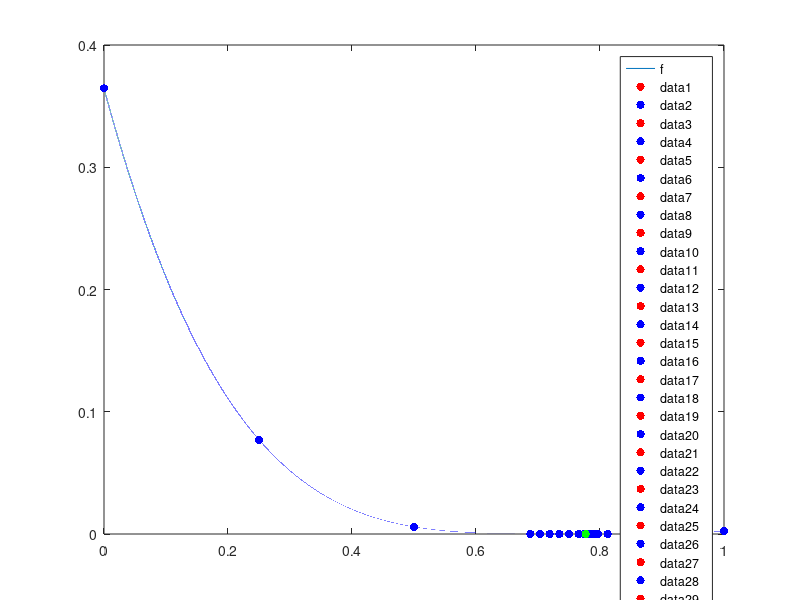

Here is the MATLAB script that generated this plot:
function lab1()
clc;
    debug = 1;
    delaySeconds = 0.0;

    a = 0;
    b = 1;
    e = 1e-6;

    
    fplot(@f, [a, b], '-');
    hold on;
    pause(delaySeconds);
    

    [x, y, N] = bitwiseSearch(a, b, e, debug, delaySeconds);  

    fprintf('RESULT: e = %f | N = %d | x* = %.10f | f(x*) = %.10f', e, N, x, y);

    scatter(x, y, 'g', 'filled');
    
    hold off;
end

function y = f(x)
y = (x-0.777).^4;    
%y = sin((power(x, 4) + power(x, 3) - 3 * x + 3 - power(30, 1/3)) / 2) + tanh((4 * sqrt(3) * power(x, 3) - 2 * x - 6 * sqrt(2) + 1) / (-2 * sqrt(3) * power(x, 3) + x + 3 * sqrt(2))) + 1.2;
end

function [x, y, N] = bitwiseSearch(a, b, e, debug, delaySeconds)
    i = 0;
    x0 = a;
    f0 = f(x0);
    delta = (b - a) / 4;

    if debug
        fprintf('%d: x%d = %.10f | y%d = %.10f\n', 0, 0, x0, 0, f0)
        scatter(x0, f0, 'r', 'filled');
        pause(delaySeconds);
    end

    while 1

        i = i + 1;

        x1 = x0 + delta;
        f1 = f(x1);

        if debug
            fprintf('%d: x%d = %.10f | y%d = %.10f\n', i, i, x1, i, f1)
            scatter(x0, f0, 'b', 'filled');
            scatter(x1, f1, 'r', 'filled');
            pause(delaySeconds);
        end

        if f0 <= f1 || x1 <= a || x1 >= b
            if abs(delta) < e
                if debug
                    scatter(x1, f1, 'b', 'filled');
                end

                break;
            else
                delta = -delta / 4;
            end
        end

        x0 = x1;
        f0 = f1;

    end

    x = x0;
    y = f0;
    N = i + 1;

end
